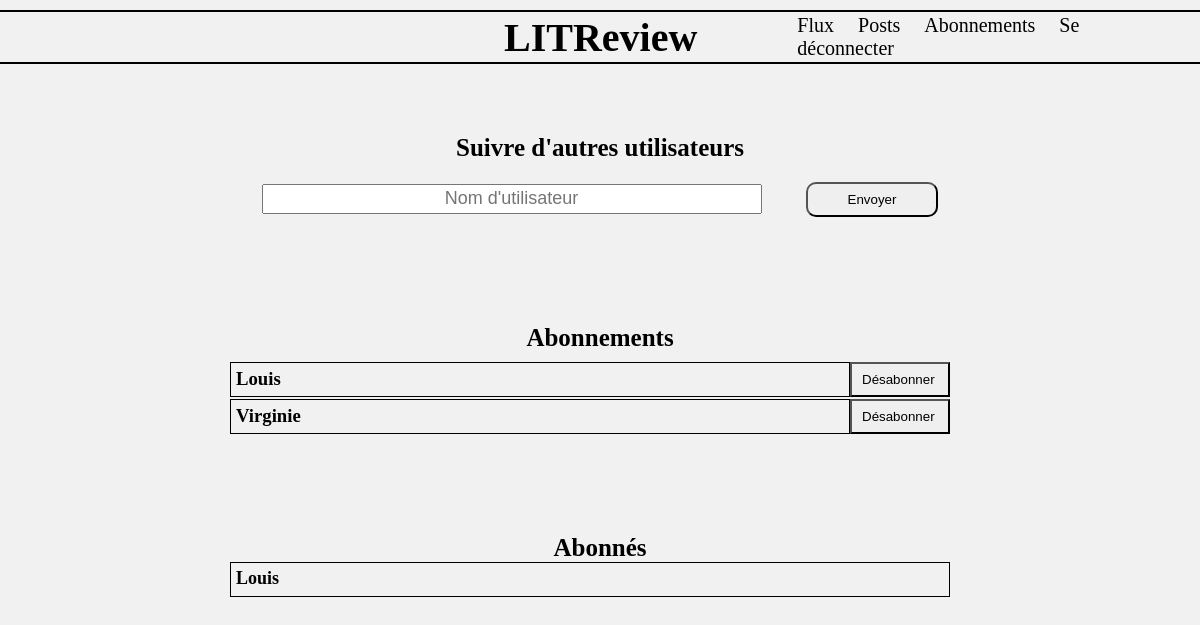
The app's page /authentication/subscriptions (signed in), older data.
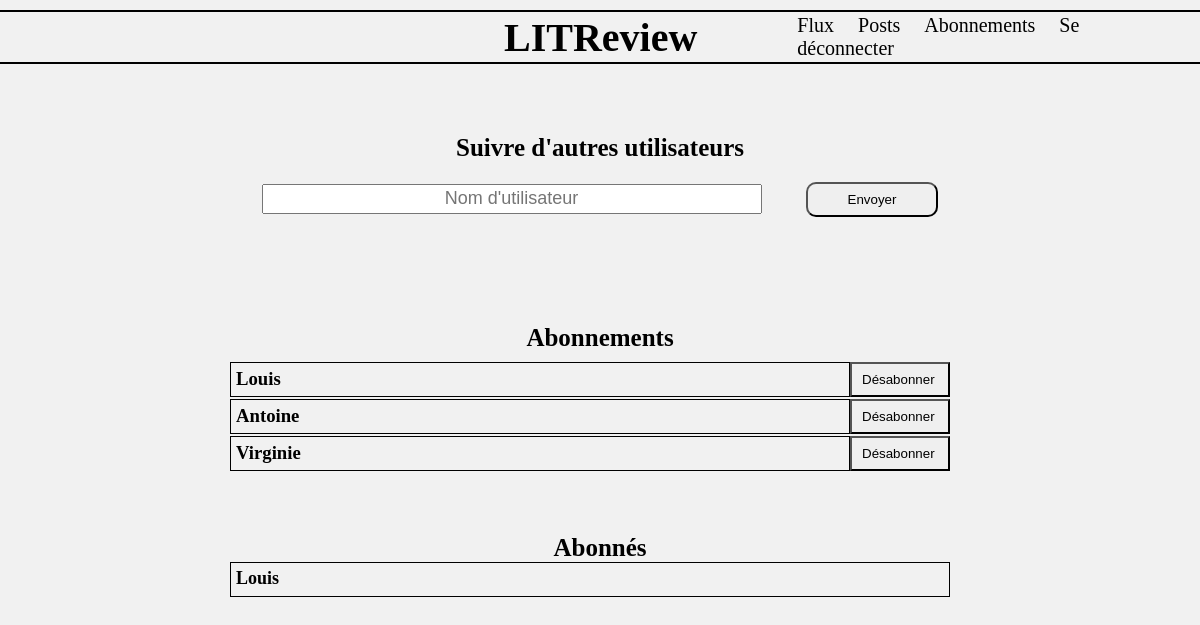
The same page, newer data.
### authentication/models.py (models this page shows, shortened)
class UserFollows(Model):
    user = ForeignKey(
        to=settings.AUTH_USER_MODEL,
        on_delete=CASCADE,
        related_name='following',
    )
    followed_user = ForeignKey(
        to=settings.AUTH_USER_MODEL,
        on_delete=CASCADE,
        related_name='followed_by',
    )
    class Meta:
        unique_together = (
            'user',
            'followed_user',
        )

class User(AbstractUser):
    def __str__(self):
        return f'{self.username.capitalize()}'

### authentication/views.py (the view, shortened to what this page needs)
class SubscriptionView(View):
    template_name = 'authentication/subscription.html'
    form_class = SubscriptionForm
    def get(self, request):
        form = self.form_class()
        current_user = request.user
        subscriptions = UserFollows.objects.filter(user=current_user)
        subscribers = UserFollows.objects.filter(
            followed_user=current_user
        ).values_list('user__username', flat=True)
        subscribers = [subscriber.capitalize() for subscriber in subscribers]
        context = {
            'form': form,
            'current_user': current_user,
            'subscriptions': subscriptions,
            'subscribers': subscribers,
        }
        return render(
            request,
            self.template_name,
            context=context,
        )

### authentication/forms.py
class SubscriptionForm(forms.Form):
    username = forms.CharField(
        max_length=50,
        label=False,
        widget=forms.TextInput(
            attrs={
                "class": "textbox subscription_textbox_username",
                "placeholder": "Nom d'utilisateur",
            }
        ),
    )

### authentication/templates/authentication/subscription.html (shortened to what this page needs)
{% extends "base.html" %}
{% block content %}
    <div class="subrcitpion_followers">
        <section class="subrcitpion_follows__users">
            <h2>Suivre d'autres utilisateurs</h2>
            <form method="POST">
                {{ form }}
                <input class="btn" type="submit" value="Envoyer">
            </form>
        </section>
        <section class="subscription">
            <h2 class="subscription__title">Abonnements</h2>
            <ul>
                {% for subscription in subscriptions %}
                    <li>
                        <div class="subscription_items">
                            <h3 class="subscription_name">{{ subscription.followed_user }}</h3>
                            <a href="{% url 'unsubscribe' subscription.id %}">
                                <button class="btn subscription_name__btn" type='button'>Désabonner</button>
                            </a>
                        </div>
                    </li>
                {% empty %}
                    <p>Aucun abonnement</p>
                {% endfor %}
            </ul>
        </section>
        <section class="subscription_subscribers">
            <h2 class="subscription_subscribers__title">Abonnés</h2>
            <ul>
                {% for subscriber in subscribers %}
                    <li class="subscription_subscribers__username">{{ subscriber }}</li>
                {% empty %}
                <p>Aucun abonné</p>
                {% endfor %}
            </ul>
        </section>
    </div>
{% endblock %}

### templates/base.html (shortened to what this page needs)
{% load static %}
<!DOCTYPE html>
<html lang="fr">
    <head>
        <link rel="stylesheet" href="{% static 'style.css' %}" type="text/css" media="all">
    </head>
    <body>
        <header>
            <h1 class="base_title">LITReview</h1>
            <nav class="nav">
                {% if user.is_authenticated %}
                    <a class="base_nav_link" href="{% url 'home' %}">Flux</a>
                    <a class="base_nav_link" href="{% url 'posts' %}">Posts</a>
                    <a class="base_nav_link" href="{% url 'subscriptions' %}">Abonnements</a>
                    <a class="base_nav_link" href="{% url 'logout' %}">Se déconnecter</a>
                {% endif %}
            </nav>
        </header>
        <main>
            <div class="content">
                {% block content %}{% endblock content %}
            </div>
        </main>
    </body>
</html>

### static/style.css (style rules this page uses)
body { background: #f1f1f1; }
header { width: 100%; display: flex; align-items: center; padding: 10px, 15px; border-bottom: 2px solid; border-top: 2px solid; margin-top: 10px; margin-bottom: 10px; }
h1 { font-size: 40px; font-weight: 800; }
h2 { font-size: 25px; font-weight: 700; }
.textbox { width: 400px; height: 30px; text-align: center; font-size: 18px; }
.btn { width: auto; padding: 8px 40px; border-radius: 10px; cursor: pointer; margin-top: 20px; }
.base_title { height: 50px; margin-left: 42%; display: flex; align-items: center; padding-right: 100px; }
.base_nav_link { text-decoration: none; color: black; font-size: 20px; padding-right: 20px; cursor: pointer; }
.subrcitpion_followers { max-width: 900px; margin: 0 auto; padding: 10px; display:flex; flex-direction: column; }
.subrcitpion_follows__users { height: 180px; margin: 0 auto; padding: 30px; margin-top: 20px; text-align: center; }
.subscription { min-height: 200px; width: 800px; margin: 0 auto; padding: 30px; padding-bottom: 10px; margin-top: 10px; }
.subscription__title { text-align: center; padding-bottom: 10px; }
.subscription_items { display: flex; padding-bottom: 2px; }
.subscription_name { width: 620px; height: 35px; border: 1px black solid; padding-top: 5px; padding-left: 5px; }
.subscription li { list-style-type: none; }
.subscription_textbox_username { width: 500px; margin-right: 40px; }
.subscription_name__btn { margin: 0; border-radius: 0; width: 100px; padding-left: 10px; }
.subscription_subscribers { min-height: 200px; width: 800px; margin: 0 auto; padding: 30px; padding-bottom: 10px; margin-top: 10px; }
.subscription_subscribers__title { text-align: center; }
.subscription_subscribers__username { width: 720px; height: 35px; font-weight: 600; font-size: 18px; border: 1px black solid; margin-bottom: 2px; padding-left: 5px; padding-top: 5px; list-style-type: none; }

Row changes from the older to the newer data that the page shows:
added UserFollows: followed_user "Antoine"
